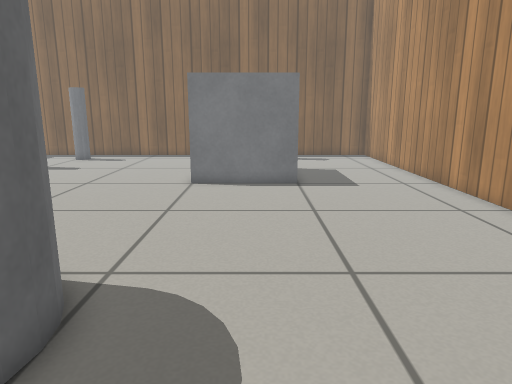
View 1 (above)

20 first-person views from a walk through a world built for the Gazebo simulator. The camera is 0.64 m above the floor, tilts 12° down and sees 70° across. The floor is counted in squares, 0.2 m on a side. Each view is taken from the middle of a square. On the plan, view 1 faces up. The plan holds only what a view shows up to about 20 squares ahead; the rest is blank. Gazebo's built-in surfaces are drawn with simple patterns.

View 2
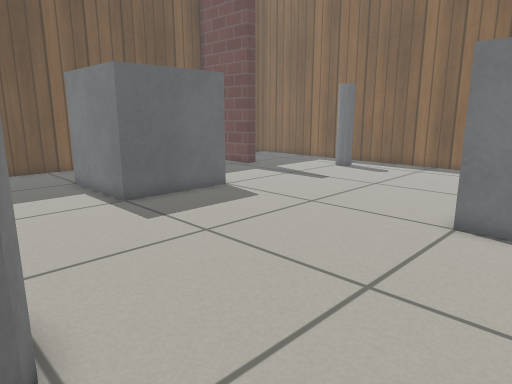

View 3
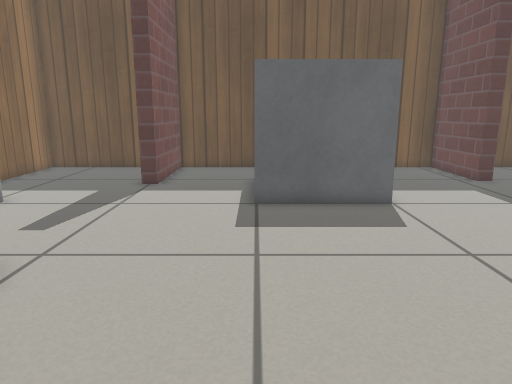

View 4
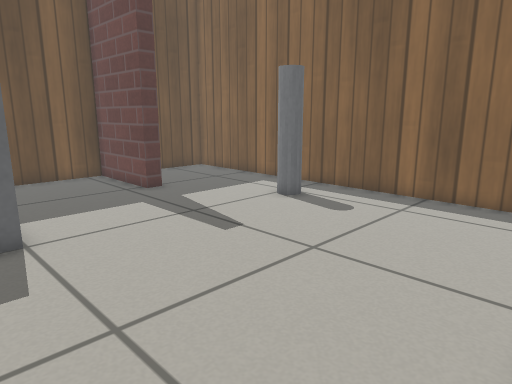

View 5
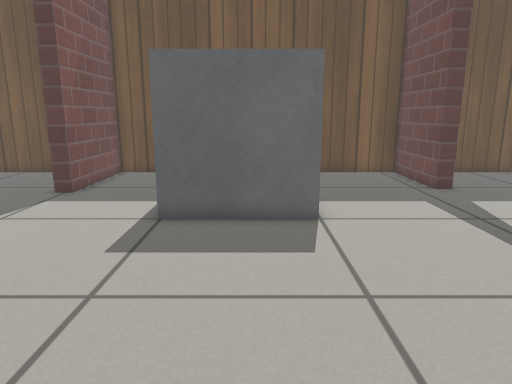

View 6
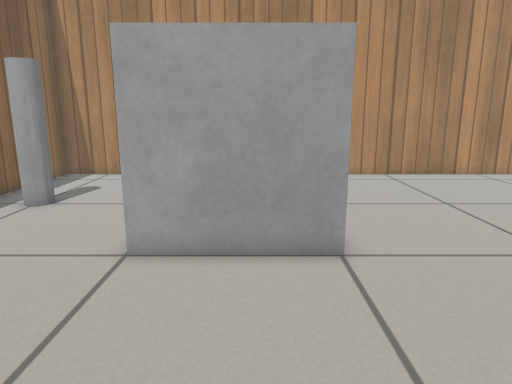

View 7
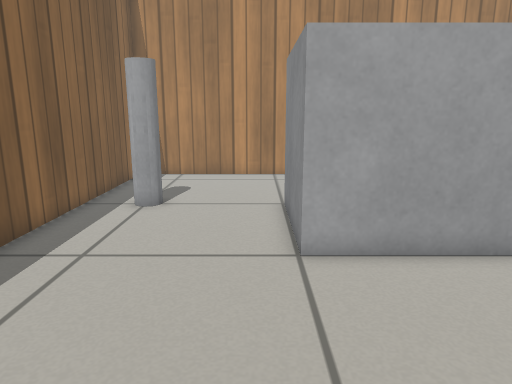

View 8
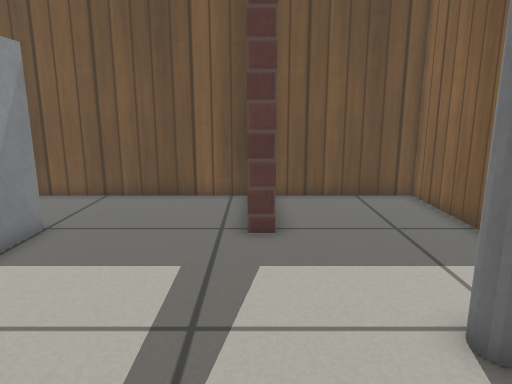

View 9
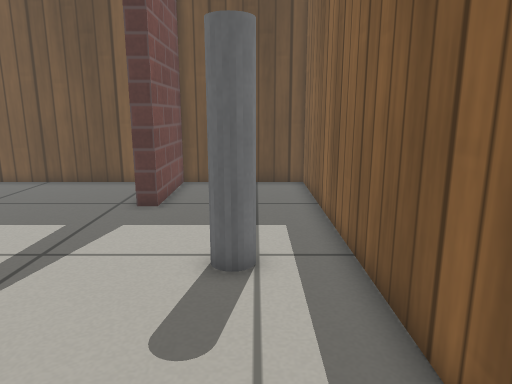

View 10
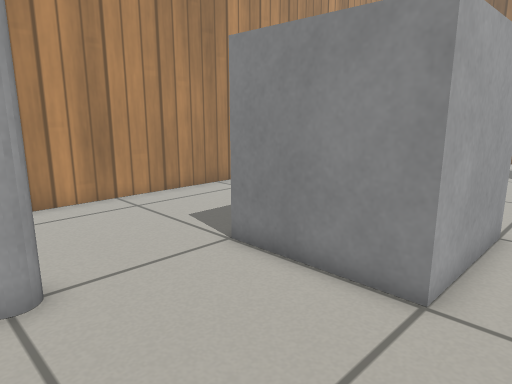

View 11
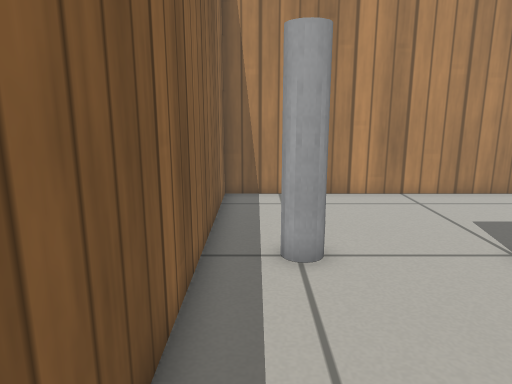

View 12
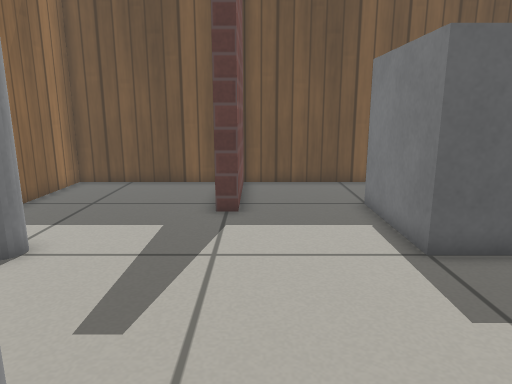

View 13
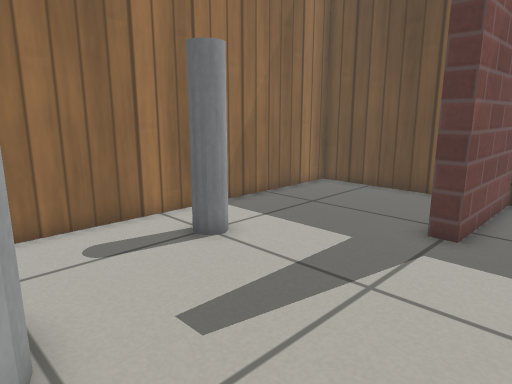

View 14
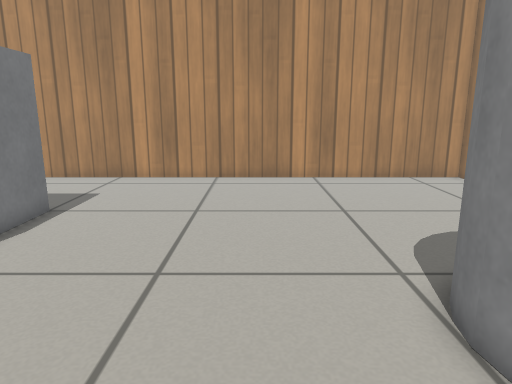

View 15
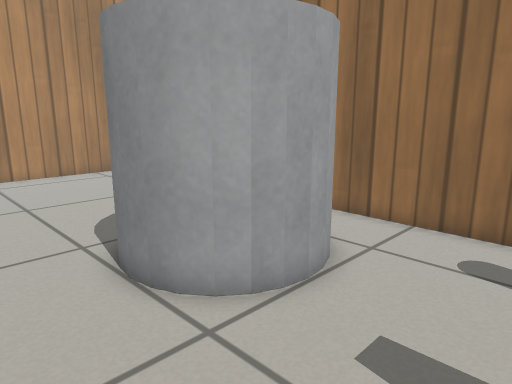

View 16
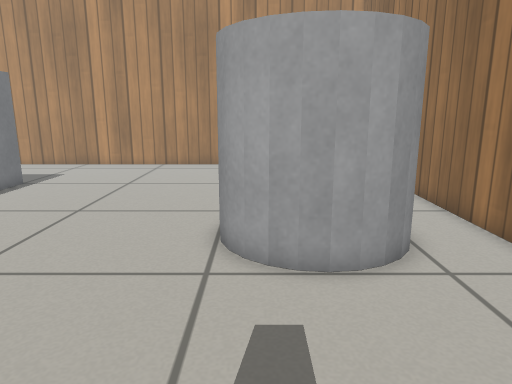

View 17
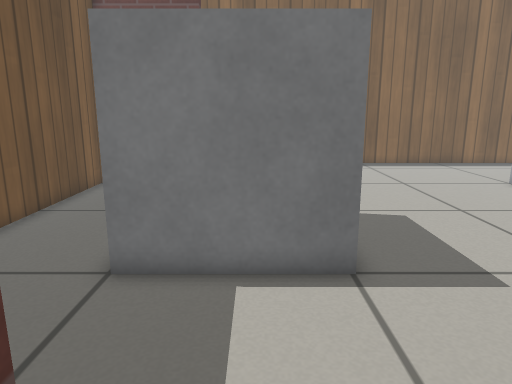

View 18
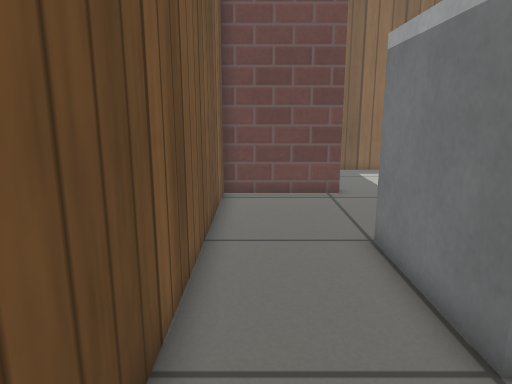

View 19
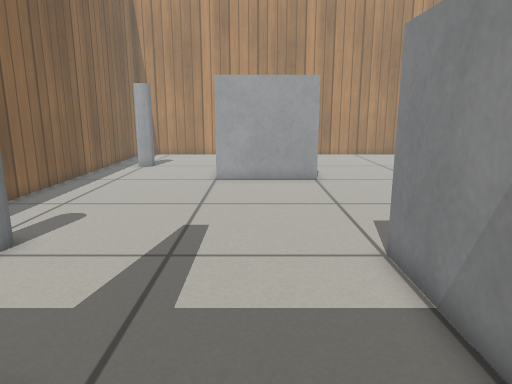

View 20
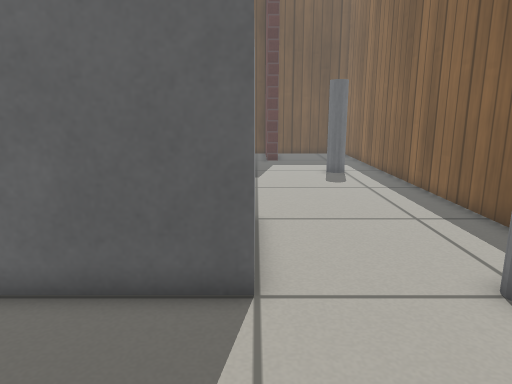

### Floor plan
Key: @ floor where view 1 was taken; # wall or solid block; . floor; B grey box; C grey cylinder; P grey pole.
Columns run from 23 left of view 1 to 9 right of it. Each row starts with its distance up from view 1.
 29 #################################
 28 #...............................#
 27 #.........PP.............P......#
 26 #.........PP....................#
 25 #...............................#
 24 #...............................#
 23 ######..........................#
 22 #...................BBBBBB......#
 21 #...................B    B......#
 20 #...................B    B......#
 19 #...................B    B......#
 18 #...................B    B......#
 17 #....BBBBBB.........BBBBBB......#
 16 #....B    B.....................#
 15 #....B    B.....................#
 14 #....B    B.....................#
 13 #....B    B.....................#
 12 #....BBBBBB.....................#
 11 #...............................#
 10 #...............................#
  9 #...............................#
  8 #...............................#
  7 #######..........CC.............#
  6 #...............C  C............#
  5 #..............C    C...........#
  4 #..............C    C...........#
  3 #...............C        .......#
  2 #.........P......C         .....#
  1 #....................       ....#
  0 #......................@      ..#
 -1 ########################       ##

Where each view was taken, in squares from view 1:
view 1: 0 up, 0 right, facing up
view 2: 6 up, 0 right, facing up-left
view 3: 12 up, 0 right, facing left
view 4: 15 up, 3 left, facing up-left
view 5: 15 up, 2 left, facing left
view 6: 19 up, 11 left, facing right
view 7: 23 up, 11 left, facing right
view 8: 23 up, 8 left, facing left
view 9: 27 up, 5 left, facing left
view 10: 28 up, 5 left, facing down-right
view 11: 28 up, 6 left, facing right
view 12: 8 up, 5 left, facing left
view 13: 10 up, 7 left, facing down-left
view 14: 10 up, 10 left, facing right
view 15: 10 up, 12 left, facing down-right
view 16: 6 up, 15 left, facing right
view 17: 5 up, 15 left, facing up
view 18: 8 up, 21 left, facing up
view 19: 20 up, 21 left, facing right
view 20: 22 up, 8 right, facing left
